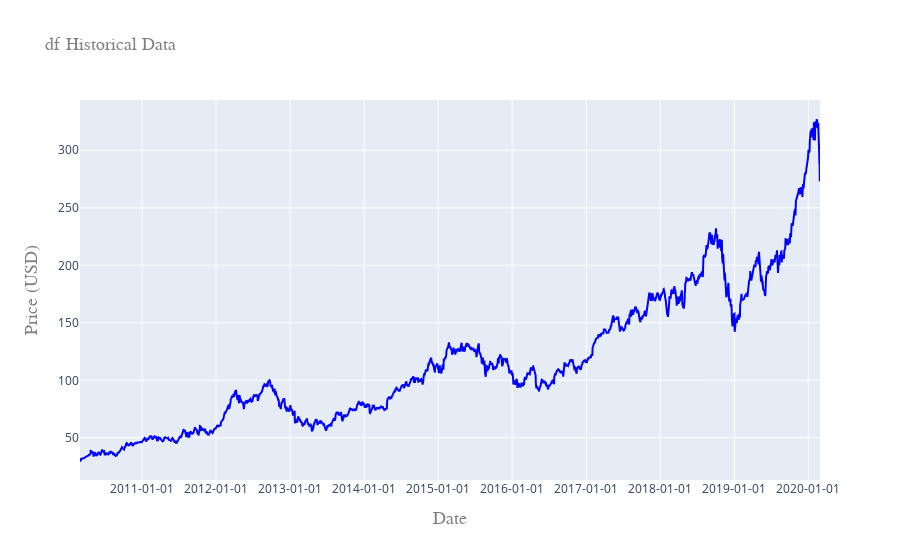

The notebook cell this image was saved under:
### Code cell
# Display the plot
iplot(plot)

### Figure 1 — Plotly figure (JSON) as saved in the notebook; plotly's stock layout.template omitted (floating-point values rounded to 4 significant figures; data arrays with more than 128 entries replaced by an {"elided": "..."} marker saying what was removed)
{"data": [{"line": {"color": "blue"}, "mode": "lines", "name": "df Close Price", "x": {"elided": "2518 str values"}, "y": {"elided": "2518 float values"}, "type": "scatter"}], "layout": {"title": {"font": {"color": "#7f7f7f", "family": "Courier New, monospace", "size": 18}, "text": "df Historical Data"}, "xaxis": {"tickformat": "%Y-%m-%d", "title": {"font": {"color": "#7f7f7f", "family": "Courier New, monospace", "size": 18}, "text": "Date"}}, "yaxis": {"title": {"font": {"color": "#7f7f7f", "family": "Courier New, monospace", "size": 18}, "text": "Price (USD)"}}}}
